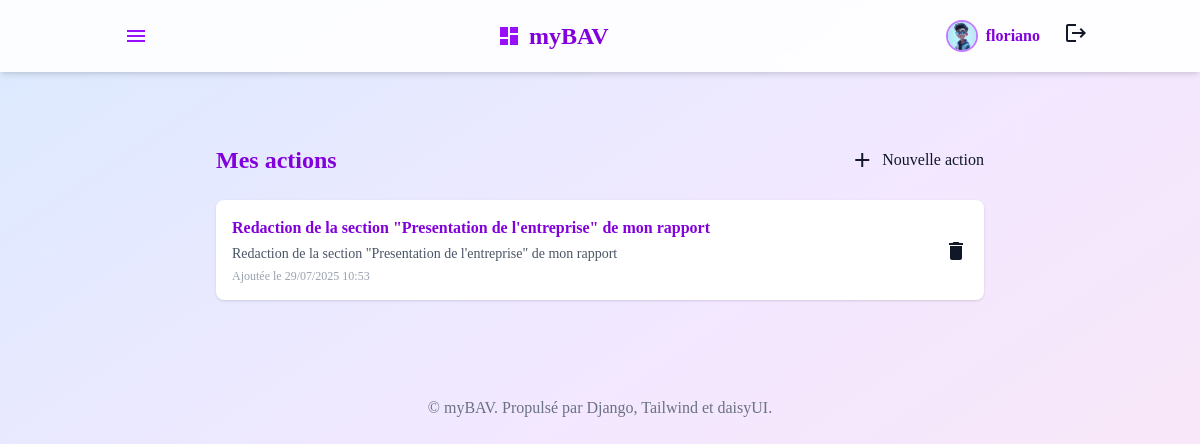
The app's page /actions/ (signed in) with its own data.
### bav/models.py (models this page shows, shortened)
class User(models.Model):
    username = models.CharField(max_length=150, unique=True)
    email = models.EmailField(unique=True)
    password = models.CharField(max_length=128)
    first_name = models.CharField(max_length=30, blank=True)
    last_name = models.CharField(max_length=30, blank=True)
    date_of_birth = models.DateField(null=True, blank=True)
    profile_picture = models.ImageField(upload_to='profile_pictures/', null=True, blank=True)
    date_joined = models.DateTimeField(auto_now_add=True)
    last_login = models.DateTimeField(null=True, blank=True)
    is_active = models.BooleanField(default=True)
    role = models.CharField(max_length=50, choices=[('admin', 'Admin'), ('user', 'User')], default='user')
    isDeleted = models.BooleanField(default=False)

class Action(models.Model):
    user = models.ForeignKey(User, on_delete=models.CASCADE, related_name='actions')
    action_title = models.CharField(max_length=50)
    description = models.TextField(blank=True)
    timestamp = models.DateTimeField(auto_now_add=True)
    isDeleted = models.BooleanField(default=False)

### bav/views.py (the view)
# urls.py: path('actions/', views.action_list, name='action_list'),
def action_list(request):
    user = get_current_user(request)
    if not user:
        return redirect('login')
    actions = Action.objects.filter(user=user, isDeleted=False).order_by('-timestamp')
    return render(request, 'actions/list.html', {'actions': actions, 'user': user})

### bav/views.py (called while the page is built)
def get_current_user(request):
    user_id = request.session.get('user_id')
    if user_id:
        try:
            return User.objects.get(id=user_id)
        except User.DoesNotExist:
            return None
    return None

### theme/templates/actions/list.html (shortened to what this page needs)
{% extends "base.html" %}
{% block content %}
<div class="max-w-3xl mx-auto py-10">
    <div class="flex items-center justify-between mb-6">
        <h2 class="text-2xl font-bold text-purple-700">Mes actions</h2>
        <a href="{% url 'action_create' %}" class="btn btn-primary flex items-center gap-2">
            <span class="material-icons text-lg">add</span> Nouvelle action
        </a>
    </div>
    <ul class="divide-y rounded-lg bg-white shadow">
        {% for action in actions %}
            <li class="py-4 px-4 flex justify-between items-center hover:bg-purple-50 transition">
                <div>
                    <span class="font-semibold text-purple-700">{{ action.action_title }}</span>
                    {% if action.description %}
                        <div class="text-gray-600 text-sm mt-1">{{ action.description }}</div>
                    {% endif %}
                    <div class="text-xs text-gray-400 mt-1">Ajoutée le {{ action.timestamp|date:"d/m/Y H:i" }}</div>
                </div>
                <form method="post" action="{% url 'action_delete' action.id %}" class="ml-4">
                    <button class="btn btn-error btn-xs" onclick="return confirm('Supprimer cette action ?')">
                        <span class="material-icons text-base align-middle">delete</span>
                    </button>
                </form>
            </li>
        {% empty %}
            <li class="py-6 text-center text-gray-400">Aucune action enregistrée.</li>
        {% endfor %}
    </ul>
</div>
{% endblock %}

### theme/templates/base.html (shortened to what this page needs)
{% load static tailwind_tags %}
<!DOCTYPE html>
<html lang="fr">
<head>
    <link href="https://cdnjs.cloudflare.com/ajax/libs/font-awesome/6.0.0/css/all.min.css" rel="stylesheet">
    {% tailwind_css %}
</head>
<body class="bg-gradient-to-br from-blue-100 via-purple-100 to-pink-100 text-gray-900 font-serif min-h-screen">
    <nav class="bg-white/90 backdrop-blur sticky top-0 z-20 shadow-md">
        <div class="container mx-auto flex items-center justify-between py-4 px-4 md:px-6">
            <div class="relative">
                <button id="menu-btn" class="flex items-center px-3 py-2 rounded hover:bg-purple-100 transition focus:outline-none">
                    <span class="material-icons text-purple-600">menu</span>
                </button>
            </div>
            <a href="{% url 'home' %}" class="flex items-center space-x-2">
                <span class="material-icons text-purple-600 text-3xl">dashboard</span>
                <span class="font-bold text-2xl text-purple-700">myBAV</span>
            </a>
            <div class="flex items-center space-x-4">
                {% if user %}
                    <div class="flex items-center space-x-2">
                        {% if user.profile_picture %}
                            <img src="{{ user.profile_picture.url }}" alt="Profil" class="w-8 h-8 rounded-full object-cover border-2 border-purple-400">
                        {% else %}
                            <span class="inline-flex items-center justify-center w-8 h-8 rounded-full bg-purple-200 text-purple-700 font-bold border-2 border-purple-400">
                                {{ user.first_name|default:user.username|slice:":1"|upper }}
                            </span>
                        {% endif %}
                        <span class="text-purple-700 font-semibold hidden sm:inline">{{ user.username }}</span>
                    </div>
                    <a href="{% url 'logout' %}" class="btn btn-sm btn-outline btn-error ml-2" title="Déconnexion">
                        <span class="material-icons">logout</span>
                    </a>
                {% else %}
                    <a href="{% url 'login' %}" class="btn btn-sm btn-primary">Connexion</a>
                    <a href="{% url 'register' %}" class="btn btn-sm btn-outline btn-primary">Inscription</a>
                {% endif %}
            </div>
        </div>
    </nav>
    <main class="container mx-auto px-4 py-8">
        {% block content %}{% endblock %}
    </main>
    <footer class="text-center py-6 text-gray-500">
        &copy; {{ now|date:"Y" }} myBAV. Propulsé par Django, Tailwind et daisyUI.
    </footer>
</body>
</html>

### records on screen
User: profile_picture (picture), username "floriano"
Action: action_title "Redaction de la section \"Presentation de l'entreprise\" de mon rapport", description "Redaction de la section \"Presentation de l'entreprise\" de mon rapport", timestamp "29/07/2025 10:53"
